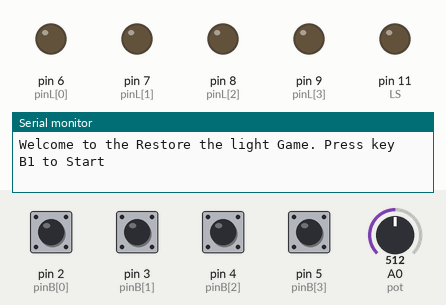
A sketch run on a simulated Arduino Uno, built with avr-gcc and run on an emulated ATmega328P. On the bench: output pins drawn as LEDs (lit = HIGH), the last lines printed to the serial monitor. Inputs (shaded band) come from the test bench; at power-on: pin 2 (pinB[0]), pin 3 (pinB[1]), pin 4 (pinB[2]), pin 5 (pinB[3]) HIGH, A0 (pot) = 512. Random numbers use the default seed unless the sketch sets one.

Above: at 1.25 s.
1.3 s: pin 2 (pinB[0]) pulled LOW for 0.15 s
At 2.6 s:
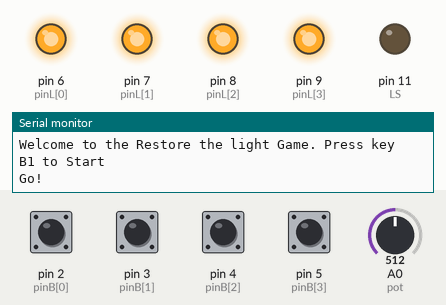
4.4 s: pin 4 (pinB[2]) pulled LOW for 1 s
At 5.5 s:
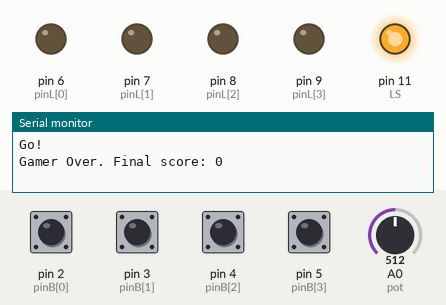
8.4 s: pin 2 (pinB[0]) pulled LOW for 1 s
At 10.5 s:
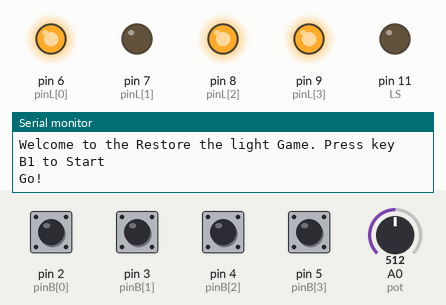
12.4 s: pin 3 (pinB[1]) pulled LOW for 0.15 s
At 13.6 s:
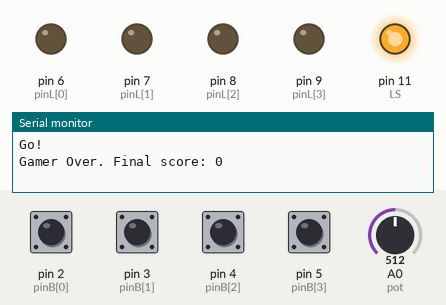
15.5 s: pin 5 (pinB[3]) pulled LOW for 0.15 s
18.6 s: pin 3 (pinB[1]) pulled LOW for 1 s
Timing chart, 0 to 22.6 s (numbered marks = the images above; inputs shaded):
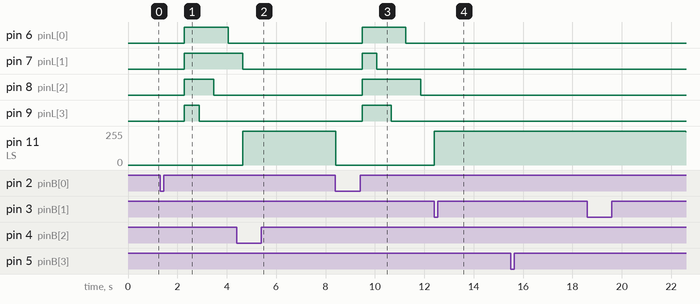

The sketch:

RestoreTheLightsFirmware.ino
```cpp
/*
 * ASSIGNMENT #1 - RESTORE THE LIGHT
 *
 * Authors: L. Tassinari, M. Oliveri
 *
 */
#include <stdlib.h>
#include "config.h"
#include "utilities.h"
#include "buttons.h"
#include "states.h"

void setup() {
  randomSeed(analogRead(0));  //seed of rand function
  //Setup pins
  pinMode(pot, INPUT);
  pinMode(LS, OUTPUT);
  for (int i = 0; i < BUTTON_NUM; i++) {
    pinMode(pinL[i], OUTPUT);
    pinMode(pinB[i], INPUT_PULLUP);
  }
  Serial.begin(9600);
  initializeInterrupts();
  changeGameMode(START_READY);  //Entry point, the first state
}

void loop() {
  updateButtons();  //check also every cycle for button pressed in case of false positive
  switch (getActiveGameMode()) {
    case START_READY:
      StartReady();
      break;

    case WAIT_START_TIME:
      waitStartTime();
      break;

    case DISPLAY_SEQUENCE:
      displaySequence();
      break;

    case USER_GAMEPLAY:
      userGameplay();
      break;

    case LOST:
      lost();
      break;

    case VICTORY_COOLDOWN:
      victoryCooldown();
      break;

    case SLEEP:
      deepSleep();
      break;
  }
}
```

buttons.cpp
```cpp
/*
 * ASSIGNMENT #1 - RESTORE THE LIGHT
 *
 * Authors: L. Tassinari, M. Oliveri
 *
 */
#include "config.h"
#include <arduino.h>
#include <EnableInterrupt.h>
#include "utilities.h"
volatile byte pressedButtonsBuffer = 0;
unsigned long timePressed[BUTTON_NUM];
void updateButton(int i);

#if BUTTON_NUM != 4
#pragma GCC error "Modify the handler array accordigly to your number of buttons"
#endif
void handler0() {
  updateButton(0);
}
void handler1() {
  updateButton(1);
}
void handler2() {
  updateButton(2);
}
void handler3() {
  updateButton(3);
}

void (*handler[BUTTON_NUM])(){ handler0, handler1, handler2, handler3 };

// To update the pressed mask every time any button is pressed or released, might split for each button
void updateButtons() {
  noInterrupts();
  for (int i = 0; i < BUTTON_NUM; i++) {
    updateButton(i);
  }
  interrupts();
}

void updateButton(int i) {
  long time = millis();
  if (time - timePressed[i] > BOUNCING_TIME) {
    timePressed[i] = time;
    int status = digitalRead(pinB[i]);
    if ((status ^ INVERTED) == HIGH) {
      //logger("Pressed");
      pressedButtonsBuffer |= (0b1 << i);
    } else {
      pressedButtonsBuffer &= ~(0b1 << i);
    }
  }
  //logger((String)pressedButtonsBuffer);
}

void initializeInterrupts() {
  logger("Inizialized Interrupts");
  for (int i = 0; i < BUTTON_NUM; i++) {
    timePressed[i] = 0;
    enableInterrupt(pinB[i], handler[i], CHANGE);
  }
}

byte pressedButtons() {
  noInterrupts();
  byte buttons = pressedButtonsBuffer;
  interrupts();
  return buttons;
}
```

buttons.h
```cpp
/*
 * ASSIGNMENT #1 - RESTORE THE LIGHT
 *
 * Authors: L. Tassinari, M. Oliveri
 *
 */
#ifndef BUTTONS
#define BUTTONS
void updateButtons();
void initializeInterrupts();
byte pressedButtons();
#endif
```

led.cpp
```cpp
/*
 * ASSIGNMENT #1 - RESTORE THE LIGHT
 *
 * Authors: L. Tassinari, M. Oliveri
 *
 */
#include "config.h"
#include <Arduino.h>
#include "utilities.h"

short int brightness = 0;
short int fadeAmount = 1;
short int activeLeds = 0;  //store the info about the led on/off
unsigned long timeBright = 0;

void updateLed() {
  for (int i = 0; i < BUTTON_NUM; i++) {

    if ((activeLeds >> i) & 1) {
      digitalWrite(pinL[i], HIGH);
    } else {
      digitalWrite(pinL[i], LOW);
    }
  }
}

//Returns the number of leds currently on
short int getActiveLedNum() {
  byte count = 0;
  for (int i = 0; i < 8; i++) {
    if (activeLeds & (1 << i)) {
      count++;
    }
  }
  return count;
}

//Turns on all leds
void turnOnAllLeds() {
  logger("All led On");
  activeLeds = 0b1111;
  updateLed();
}

//Truns off led identified by mask 1 2 4 8 in relative order
void turnOffLed(int ledMask) {
  activeLeds = activeLeds ^ ledMask;
  updateLed();
  logger("Turn off led");
  logger((String)activeLeds);
  logger((String)getActiveLedNum());
}

//Truns on led identified by mask 1 2 4 8 in relative order
void turnOnLed(int ledMask) {
  logger("Turn On led");
  activeLeds = activeLeds | ledMask;
  updateLed();
}

//Turn off all leds
void turnOffAllLeds() {
  logger("All led Off");
  activeLeds = 0b0000;
  updateLed();
}

//If called continuosly, make a led breath
void breathLed() {
  if (millis() > timeBright + BREATH_DELAY) {
    brightness += fadeAmount;
    if (brightness <= 0 || brightness >= 255) {
      fadeAmount = -fadeAmount;
    }
    analogWrite(LS, brightness);
    timeBright = millis();
  }
}

//Turn off red led (LS)
void turnOffLS() {
  digitalWrite(LS, LOW);
  brightness = 1;
}

//Turn on red led (LS)
void turnOnLS() {
  digitalWrite(LS, HIGH);
  brightness = 254;
}
```

led.h
```cpp
/*
 * ASSIGNMENT #1 - RESTORE THE LIGHT
 *
 * Authors: L. Tassinari, M. Oliveri
 *
 */
#ifndef LED
#define LED

short int getActiveLedNum();    //Returns the number of leds currently on

void turnOnAllLeds();           //Turns on all leds

void turnOffLed(int ledMask);   //Truns off led identified by mask 1 2 4 8 in relative order

void turnOnLed(int ledMask);    //Truns on led identified by mask 1 2 4 8 in relative order

void breathLed();               //If called continuosly, make a led breath

void turnOffLS();               //Switches off the breathing led

void turnOnLS();                //Switches on the red led

void turnOffAllLeds();          //Turns off all the game leds

#endif
```

states.cpp
```cpp
/*
 * ASSIGNMENT #1 - RESTORE THE LIGHT
 *
 * Authors: L. Tassinari, M. Oliveri
 *
 */
#include <avr/sleep.h>
#include <arduino.h>
#include "config.h"
#include "led.h"
#include "buttons.h"
#include "utilities.h"

unsigned long T1 = 0;
unsigned long T2 = T2_TIME_DEFAULT;
unsigned long T3 = T3_TIME_DEFAULT;
double F = 1;          //factor influencing T2 T3
unsigned short L = 0;  //difficulty level
bool inputEnabled = 1;
int sequence[BUTTON_NUM] = { 1, 2, 4, 8 };
unsigned long entred_state_time;
game_state activeGameState = START_READY;

void changeGameMode(game_state state) {
  activeGameState = state;
  entred_state_time = millis();
  switch (state) {
    case START_READY:
      logger("State Ready");
      Serial.println("Welcome to the Restore the light Game. Press key B1 to Start");
      break;

    case WAIT_START_TIME:
      logger("Wait Start Time");
      Serial.println("Go!");
      break;

    case DISPLAY_SEQUENCE:
      logger("Display Sequence");
      break;

    case USER_GAMEPLAY:
      logger("User Gameplay");
      break;

    case LOST:
      logger("Lost");
      break;

    case SLEEP:
      logger("Deep Sleep");
      break;
    default:
      break;
  }
}

void StartReady() {
  if (millis() - entred_state_time < 10000) {
    breathLed();
    logger((String)inputEnabled);
    byte momentaryPressedButtons = pressedButtons();
    if (momentaryPressedButtons == 1 && inputEnabled) {
      L = map(analogRead(pot), 0, 1024, 1, 5);
      F = map(L, 1, 4, 101, 140) / 100.0;
      logger("L:" + (String)L + " F:" + (String)F);
      T2 = T2_TIME_DEFAULT;
      T3 = T3_TIME_DEFAULT;
      changeGameMode(WAIT_START_TIME);
    } else if (momentaryPressedButtons == 0) {
      inputEnabled = 1;
    }
  } else {
    changeGameMode(SLEEP);
  }
}

void deepSleep() {
  inputEnabled = 0;  //If woken a button has been pressed
  logger("Entering Deep Sleep");
  turnOffLS();
  delay(50);  //Delay to allow actions before sleep
  set_sleep_mode(SLEEP_MODE_PWR_DOWN);
  sleep_enable();
  sleep_mode();
  sleep_disable();
  changeGameMode(START_READY);
}

void waitStartTime() {
  turnOffLS();
  if (T1 == 0) {
    T1 = random(MIN_WAIT_TIME, MAX_WAIT_TIME);
    logger((String)T1 + "T1");
    generateSequence(sequence);
    turnOffAllLeds();
  }
  if (millis() - entred_state_time >= T1) {
    T1 = 0;
    turnOnAllLeds();
    changeGameMode(DISPLAY_SEQUENCE);
    T2 = T2 / F;
    T3 = T3 / F;
    logger((String)T2 + (String)T3);
  }
}

void displaySequence() {
  if (getActiveLedNum() == 0) {
    logger((String)T2 + "T2");
    logger((String)(getActiveLedNum()));
    changeGameMode(USER_GAMEPLAY);
  } else if (millis() - entred_state_time > T2 / BUTTON_NUM) {
    turnOffLed(sequence[getActiveLedNum() - 1]);
    entred_state_time = millis();  //Update entered state time
  }
}

void userGameplay() {
  byte momentaryPressedButtons = pressedButtons();
  if (!inputEnabled && !momentaryPressedButtons) inputEnabled = 1;
  if (inputEnabled && momentaryPressedButtons != 0) {  //need to release all buttons before registering a new one
    //In case of overtime or wrong button pressed
    if (millis() - entred_state_time > T3 || (momentaryPressedButtons != sequence[getActiveLedNum()])) {
      gameOver();
      inputEnabled = !momentaryPressedButtons;  // Set inputEnabled, if no pressed buttons, it's enabled
    } else if (getActiveLedNum() < BUTTON_NUM) {
      turnOnLed(sequence[getActiveLedNum()]);
    }
    inputEnabled = 0;
  }
  if (getActiveLedNum() == BUTTON_NUM) {
    win(T2_TIME_DEFAULT - T2);
  }
}

void lost() {
  if (millis() - entred_state_time >= 2000)
    changeGameMode(START_READY);
}

void victoryCooldown() {
  if (millis() - entred_state_time >= (3 * BLINK_TIME))
    changeGameMode(WAIT_START_TIME);
  else if (millis() - entred_state_time >= (2 * BLINK_TIME))
    turnOnAllLeds();
  else if (millis() - entred_state_time >= BLINK_TIME)
    turnOffAllLeds();
}

game_state getActiveGameMode() {
  return activeGameState;
}
```

states.h
```cpp
/*
 * ASSIGNMENT #1 - RESTORE THE LIGHT
 *
 * Authors: L. Tassinari, M. Oliveri
 *
 */
#ifndef UTILITIES
#define UTILITIES

#include "config.h"

void StartReady();

void waitStartTime();

void deepSleep();

void displaySequence();

void userGameplay();

void lost();

void victoryCooldown();

void changeGameMode(game_state state);

game_state getActiveGameMode();

#endif
```

utilities.cpp
```cpp
/*
 * ASSIGNMENT #1 - RESTORE THE LIGHT
 *
 * Authors: L. Tassinari, M. Oliveri
 *
 */
#include <arduino.h>
#include "utilities.h"
#include "config.h"
#include "led.h"
#include "buttons.h"
#include "states.h"

unsigned short score = 0;

void logger(String s) {
#ifdef DEBUG
  Serial.println("log:" + s);
#endif
}

void generateSequence(int* sequence) {
  for (int i = BUTTON_NUM - 1; i > 0; i--) {
    int j = random(0, i + 1);
    int temp = sequence[i];
    sequence[i] = sequence[j];
    sequence[j] = temp;
  }
}

void gameOver() {
  turnOffAllLeds();
  Serial.println("Gamer Over. Final score: " + String(score));
  score = 0;
  turnOnLS();
  changeGameMode(LOST);
}

void win(int pointIncrease) {
  score += pointIncrease;
  Serial.println("New point! Score " + String(score));
  changeGameMode(VICTORY_COOLDOWN);
}
```

utilities.h
```cpp
/*
 * ASSIGNMENT #1 - RESTORE THE LIGHT
 *
 * Authors: L. Tassinari, M. Oliveri
 *
 */
#ifndef STATES
#define STATES
#include "config.h"


void initializeInterrupts();

void logger(String s);

void updateButtons();

void generateSequence(int* sequence);

void win(int pointIncrease);

void gameOver();

#endif
```

config.h
```cpp
/*
 * ASSIGNMENT #1 - RESTORE THE LIGHT
 *
 * Authors: L. Tassinari, M. Oliveri
 *
 */
#ifndef CONFIG
#define CONFIG

//#define DEBUG

#define pot A0                  //Pin of potentiometer
#define LS 11                   //Pin of status LED, must be PWM pin
#define BUTTON_NUM 4            //The number of pairs led-button (MAX 8)
#define MAX_WAIT_TIME 3000      //Max random T1 in ms
#define MIN_WAIT_TIME 100       //Min random T1 in ms
#define T2_TIME_DEFAULT 3000    //ms
#define T3_TIME_DEFAULT 5000    //ms
#define BOUNCING_TIME 30        //ms
#define BREATH_DELAY 3          //ms
#define BLINK_TIME 100          //ms
#define INVERTED 1              //Due to pullup
enum game_state { START_READY,
                  WAIT_START_TIME,
                  DISPLAY_SEQUENCE,
                  USER_GAMEPLAY,
                  LOST,
                  VICTORY_COOLDOWN,
                  SLEEP };
const unsigned short pinL[BUTTON_NUM] = { 6, 7, 8, 9 };
const unsigned short pinB[BUTTON_NUM] = { 2, 3, 4, 5 };
#endif
```

Measured:
- after the input at 1.3 s, pin 6 (pinL[0]): LOW → HIGH after 0.99 s, → LOW 1.8 s later; pin 7 (pinL[1]): LOW → HIGH after 0.99 s; pin 8 (pinL[2]): LOW → HIGH after 0.99 s, → LOW 1.2 s later; pin 9 (pinL[3]): LOW → HIGH after 0.99 s, → LOW 0.59 s later
- after the input at 4.4 s, pin 11 (LS): 0/255 → 255/255 after 0.25 s
- after the input at 8.4 s, pin 6 (pinL[0]): LOW → HIGH after 1.1 s, → LOW 1.8 s later; pin 7 (pinL[1]): LOW → HIGH after 1.1 s, → LOW 0.59 s later; pin 8 (pinL[2]): LOW → HIGH after 1.1 s, → LOW 2.4 s later; pin 9 (pinL[3]): LOW → HIGH after 1.1 s, → LOW 1.2 s later
- after the input at 12.4 s, pin 11 (LS): 0/255 → 255/255 at once
